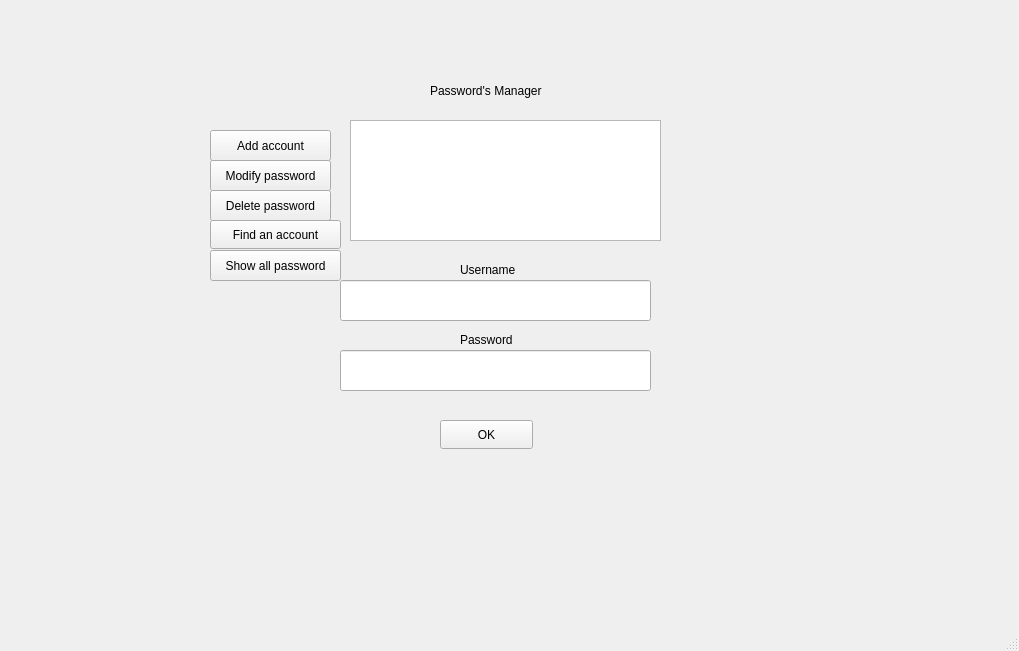
<?xml version="1.0" encoding="UTF-8"?>
<ui version="4.0">
 <class>MainWindow</class>
 <widget class="QMainWindow" name="MainWindow">
  <property name="geometry">
   <rect>
    <x>0</x>
    <y>0</y>
    <width>1019</width>
    <height>651</height>
   </rect>
  </property>
  <property name="windowTitle">
   <string>MainWindow</string>
  </property>
  <widget class="QWidget" name="centralwidget">
   <widget class="QWidget" name="widget" native="true">
    <property name="geometry">
     <rect>
      <x>80</x>
      <y>110</y>
      <width>761</width>
      <height>371</height>
     </rect>
    </property>
    <widget class="QPushButton" name="addAccount">
     <property name="geometry">
      <rect>
       <x>130</x>
       <y>20</y>
       <width>121</width>
       <height>31</height>
      </rect>
     </property>
     <property name="text">
      <string>Add account</string>
     </property>
    </widget>
    <widget class="QPushButton" name="deletePassword">
     <property name="geometry">
      <rect>
       <x>130</x>
       <y>80</y>
       <width>121</width>
       <height>31</height>
      </rect>
     </property>
     <property name="text">
      <string>Delete password</string>
     </property>
    </widget>
    <widget class="QPushButton" name="modifyPassword">
     <property name="geometry">
      <rect>
       <x>130</x>
       <y>50</y>
       <width>121</width>
       <height>31</height>
      </rect>
     </property>
     <property name="text">
      <string>Modify password</string>
     </property>
    </widget>
    <widget class="QPushButton" name="showAllPassword_2">
     <property name="geometry">
      <rect>
       <x>130</x>
       <y>140</y>
       <width>131</width>
       <height>31</height>
      </rect>
     </property>
     <property name="text">
      <string>Show all password</string>
     </property>
    </widget>
    <widget class="QPushButton" name="findAccount">
     <property name="geometry">
      <rect>
       <x>130</x>
       <y>110</y>
       <width>131</width>
       <height>29</height>
      </rect>
     </property>
     <property name="text">
      <string>Find an account</string>
     </property>
    </widget>
    <widget class="QTextEdit" name="Result_Display">
     <property name="geometry">
      <rect>
       <x>270</x>
       <y>10</y>
       <width>311</width>
       <height>121</height>
      </rect>
     </property>
    </widget>
    <widget class="QLineEdit" name="lineEdit_InputUsername">
     <property name="geometry">
      <rect>
       <x>260</x>
       <y>170</y>
       <width>311</width>
       <height>41</height>
      </rect>
     </property>
    </widget>
    <widget class="QLineEdit" name="lineEdit_InputPassword">
     <property name="geometry">
      <rect>
       <x>260</x>
       <y>240</y>
       <width>311</width>
       <height>41</height>
      </rect>
     </property>
    </widget>
    <widget class="QPushButton" name="OKButton">
     <property name="geometry">
      <rect>
       <x>360</x>
       <y>310</y>
       <width>93</width>
       <height>29</height>
      </rect>
     </property>
     <property name="text">
      <string>OK</string>
     </property>
    </widget>
    <widget class="QLabel" name="label_2">
     <property name="geometry">
      <rect>
       <x>380</x>
       <y>150</y>
       <width>71</width>
       <height>20</height>
      </rect>
     </property>
     <property name="text">
      <string>Username</string>
     </property>
    </widget>
    <widget class="QLabel" name="label_3">
     <property name="geometry">
      <rect>
       <x>380</x>
       <y>220</y>
       <width>63</width>
       <height>20</height>
      </rect>
     </property>
     <property name="text">
      <string>Password</string>
     </property>
    </widget>
   </widget>
   <widget class="QLabel" name="label">
    <property name="geometry">
     <rect>
      <x>430</x>
      <y>70</y>
      <width>141</width>
      <height>41</height>
     </rect>
    </property>
    <property name="text">
     <string>Password's Manager</string>
    </property>
   </widget>
  </widget>
  <widget class="QMenuBar" name="menubar">
   <property name="geometry">
    <rect>
     <x>0</x>
     <y>0</y>
     <width>1019</width>
     <height>26</height>
    </rect>
   </property>
  </widget>
  <widget class="QStatusBar" name="statusbar"/>
 </widget>
 <resources/>
 <connections/>
</ui>
